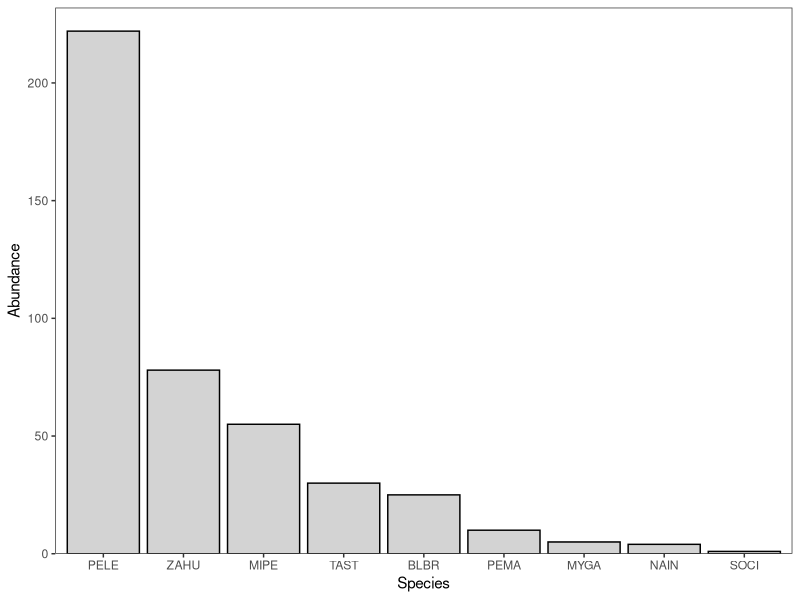

R code for this plot:
###################################################
# Building multi-scale MSOM to test links between #
# ectoparasite life history and relative          #
# importance of covariates, host specificity      #
# Ch. 2 of dissertation                           #
# Spring 2021                                     #
###################################################

# Setup --------------------------------------------
# Load packages
library(tidyverse)

# Load data
mamm.raw <- read.csv("MammRawData.csv")
ecto.raw <- read.csv("EctosAll.csv")
veg.raw <- read.csv("VegRawData.csv")

# Set seed
set.seed(15)

# Clean data ------------------------
# Mammals
mamm.2020 <- mamm.raw %>%
  mutate(Date = as.Date(Date, format = "%d/%m/%Y")) %>%
  filter(Date > as.Date("2020-01-01")) %>%
  select(Site:Day, Tag, Abbrev:Mass, Ecto) %>%
  filter(Tag != "") %>%
  filter(!Abbrev %in% c("", "PE??")) %>%
  rename("SampleNo." = Ecto)

# Veg
veg.2020 <- veg.raw %>%
  mutate(Date = as.Date(Date, format = "%d/%m/%Y")) %>%
  filter(Date > as.Date("2020-01-01"))

# Merge mammal and parasite data ----------------------------
mamm.ecto <- mamm.2020 %>%
  left_join(., ecto.raw, by = "SampleNo.") %>%
  filter(Order != "")

# Mammal summary stats and early tables/figures ------------------
# Number of mammal species
length(unique(mamm.ecto$Abbrev))

# Individuals per mammal species
mamm.abund <- mamm.2020 %>%
  distinct_at(.vars = vars(Site, Abbrev, Tag), .keep_all = T) %>%
  group_by(Abbrev) %>%
  summarise(Count = n()) 
# Create rank-abundance figure
mamm.abund$Abbrev <- reorder(mamm.abund$Abbrev, -mamm.abund$Count)

ggplot(data = mamm.abund, aes(x = Abbrev, y = Count))+
  geom_col(fill = "light gray", color = "black")+
  scale_y_continuous(expand = c(0,0), 
                     limits = c(0, max(mamm.abund$Count+10)))+
  labs(x = "Species", y = "Abundance")+
  theme_bw()+
  theme(panel.grid = element_blank())

# Parasite summary and tables/figures -----------------------
# Number of ectoparasite orders
length(unique(mamm.ecto$Order))

# Number of ecto families
length(unique(mamm.ecto$Family))

# Number of ecto species
nrow(unique(mamm.ecto[c("Order", "Genus", "Species")]))-2
# Need to subtract 2 because I can't figure out how to get 
# a couple of non-ID'd Ixodidae out of there

# Prevalence by host species

# Avg. load per host species

# Raster of parasite specs present on host specs

